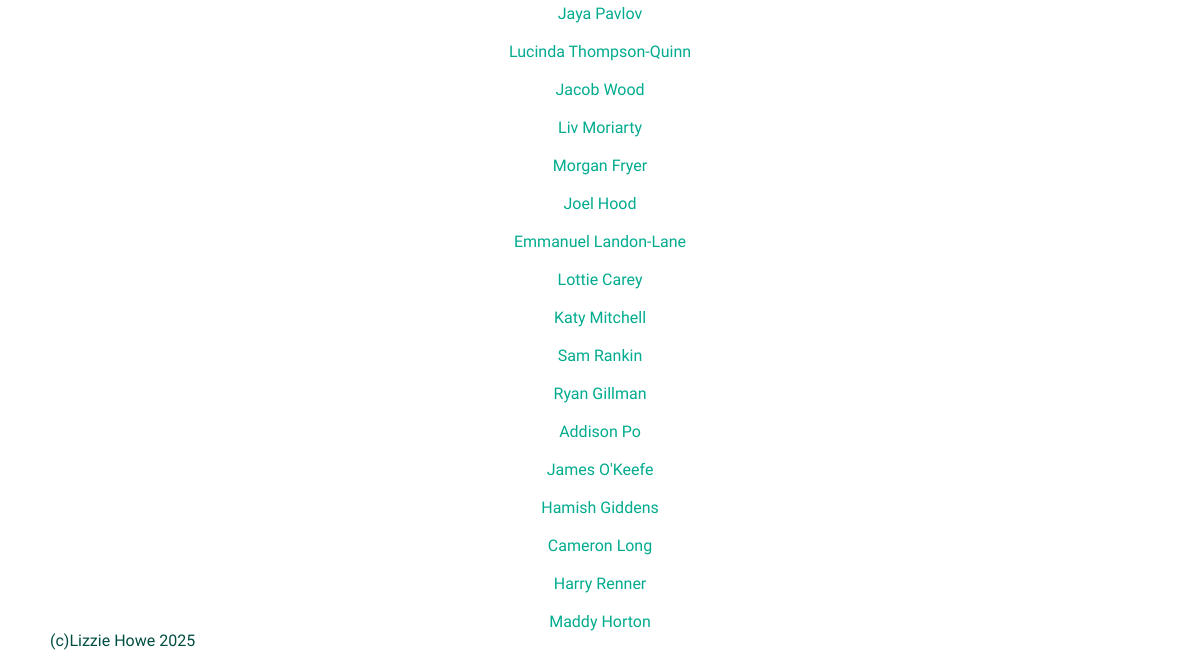
/award_page/1 (lower part), run on an earlier commit of the app's database.
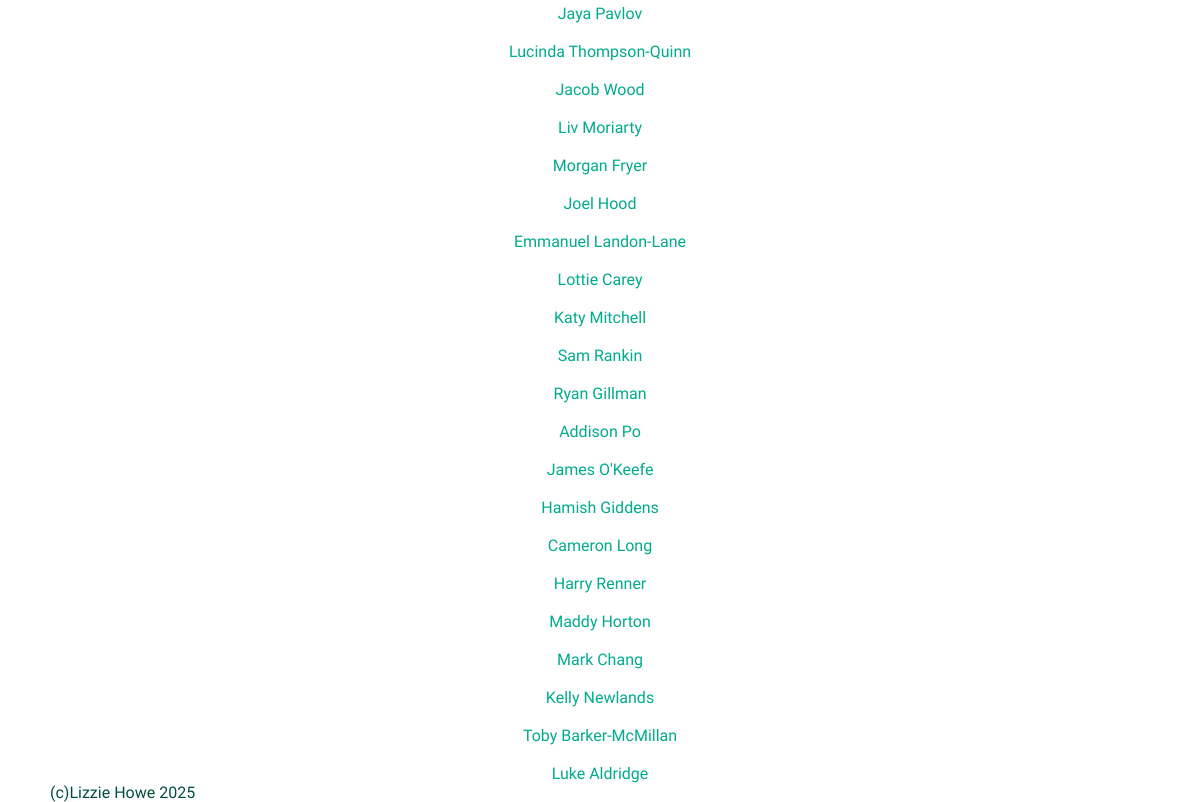
And on a later commit of the database.
### tables this page shows
CREATE TABLE athlete (athlete_id INTEGER PRIMARY KEY NOT NULL, firstname TEXT NOT NULL, lastname TEXT NOT NULL);

### flaskimport.py (the view)
@app.route("/award_page/<int:award_id>")
def athlete_award_info(award_id):
    db = get_db()
    cursor = db.execute('''
    SELECT
        athlete.athlete_id,
        athlete.firstname,
        athlete.lastname
    FROM award
    JOIN athlete_award ON athlete_award.award_id = award.award_id
    JOIN athlete ON athlete_award.athlete_id = athlete.athlete_id
    WHERE award.award_id = ?
    ''', (award_id,))
    award_info = cursor.fetchall()
    title = award_title(award_id)
    return render_template("award_page.html", award_info=award_info, title=title)

### flaskimport.py (called while the page is built)
def get_db():
    db = getattr(g, '_database', None)
    if db is None:
        db = g._database = sqlite3.connect('BHS_sport_history_database.db')
        db.row_factory = sqlite3.Row
    return db

def award_title(award_id):
    db = get_db()
    cursor = db.execute('''
    SELECT award_name, trophy_name, description
    FROM award
    WHERE award_id = ?
    ''', (award_id,))
    award_title = cursor.fetchone()
    return award_title

### templates/award_page.html (shortened to what this page needs)
{% extends "layout.html" %}
{% block content %}
  <body class="award_page">
    {% for athlete in award_info %}
      <a class="award_page" href="/player/{{ athlete['athlete_id'] }}">{{ athlete["firstname"] }} {{ athlete["lastname"] }}</a>
      <br>
    {% endfor %}
  </body>
{% endblock %}

What changed in the data, as far as the page shows it:
added athlete: firstname "Mark", lastname "Chang"
added athlete: firstname "Kelly", lastname "Newlands"
added athlete: firstname "Toby", lastname "Barker-McMillan"
added athlete: firstname "Luke", lastname "Aldridge"
